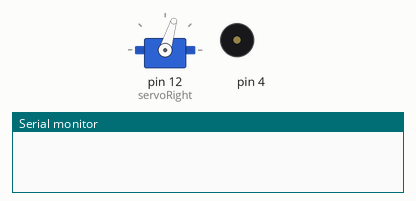
Recording of a sketch running on a simulated Arduino Uno, built with avr-gcc and run on an emulated ATmega328P. Shown: servo, buzzer (waves = sounding), the last lines printed to the serial monitor.

Above: at 0.1 s.
At 4.1 s:
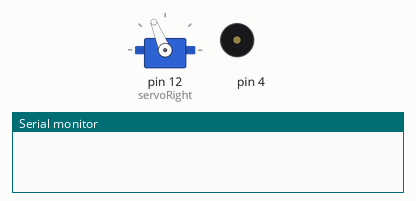
At 7.1 s:
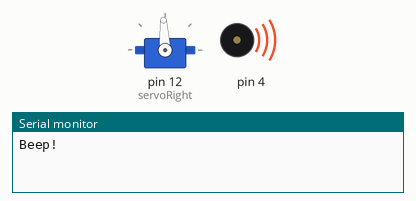
At 8.1 s:
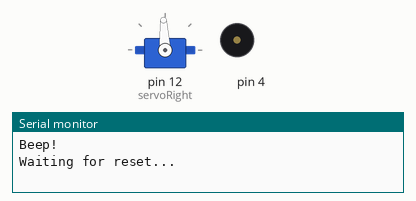
Timing chart, 0 to 9.6 s (numbered marks = the images above):
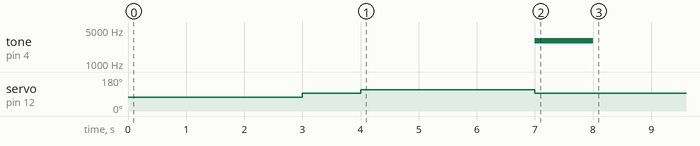

The sketch:

RightServoTest.ino
```cpp
#include <Servo.h> //include servo library
Servo servoRight;
void setup() { //built in initialization block
  servoRight.attach(12); //attach right signal to pin 12

  servoRight.writeMicroseconds(1300); //Right wheel clockwise
  delay(3000);  //...for 3 seconds

  servoRight.writeMicroseconds(1500); //stay still
  delay(1000); //for 1 second

  servoRight.writeMicroseconds(1700); //right wheel counter clockwise
  delay(3000); //for 3 seconds

  servoRight.writeMicroseconds(1500); //right wheel counterclokwise

  Serial.begin(9600);
  Serial.println("Beep!");

  tone(4, 3000, 1000); //play tone for 1 second
  delay(1000); //delay to finish tone
  }

void loop() { //Main loop auto-repeats
  Serial.println("Waiting for reset...");
  delay(1000);
}
```
